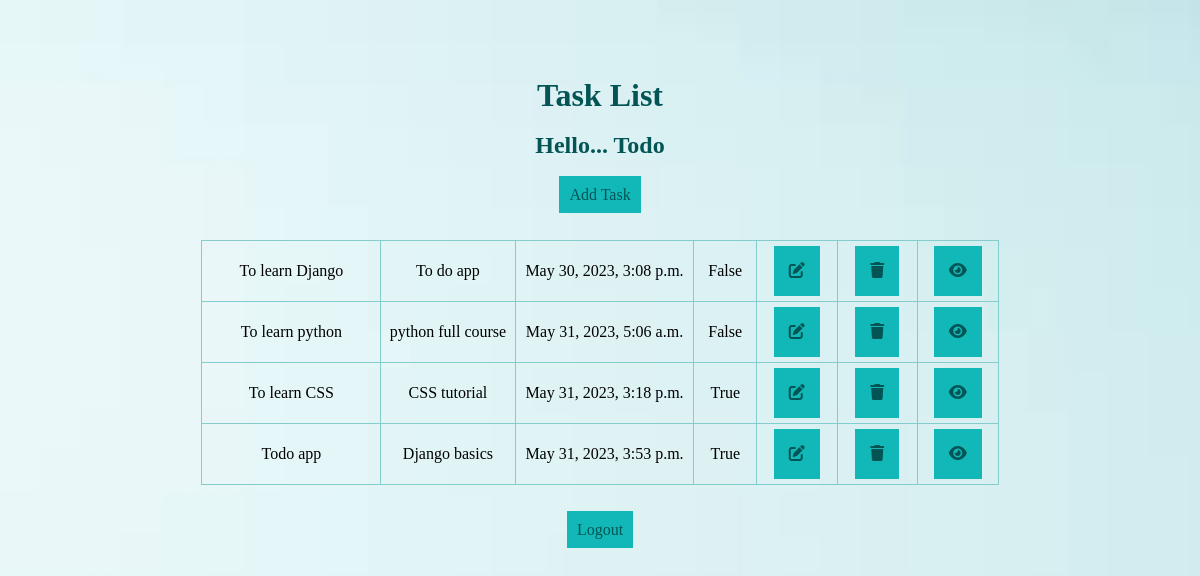
The page /tasklist/ (signed in) on the database as committed earlier.
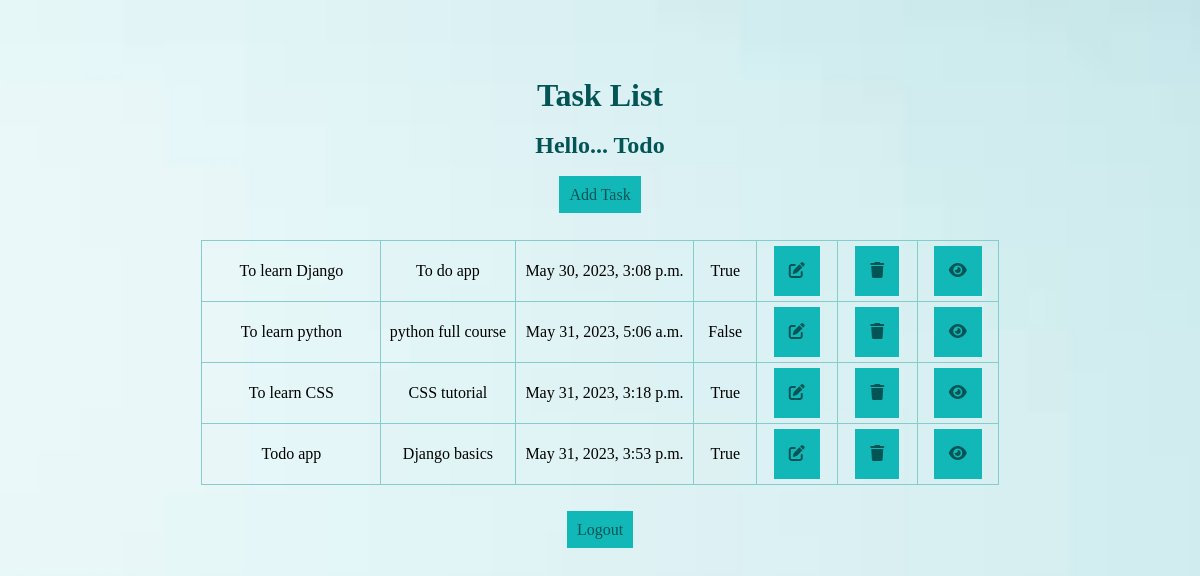
The same page on the database as committed later.
### todos/models.py (models this page shows, shortened)
class Task(models.Model):
    user = models.ForeignKey(User, on_delete=models.CASCADE, null=True, blank=True)
    title = models.CharField(max_length=150, null=True, blank=True)
    description = models.TextField(default='')
    completed = models.BooleanField(default=False)
    created = models.DateTimeField(auto_now_add=True)

### todos/views.py (the view)
# urls.py: path('tasklist/', TaskList.as_view(), name='task'),
class TaskList(LoginRequiredMixin, ListView):
    model = Task
    context_object_name = 'task'
    template_name = 'list.html'
    def get_context_data(self, **kwargs):
        context = super().get_context_data(**kwargs)
        context['task'] = context['task'].filter(user=self.request.user)
        context['count'] = context['task'].filter(completed=False).count()
        return context

### templates/list.html (shortened to what this page needs)
{% load static %}
<!DOCTYPE html>
<html lang="en">
<head>
    <link rel="stylesheet" href="https://cdnjs.cloudflare.com/ajax/libs/font-awesome/6.2.1/css/all.min.css" />
    <link rel="stylesheet" href="{% static 'liststyle.css' %}">
</head>
<body>
    <h1>Task List</h1>
    <div class="header-box">
        <h2>Hello... {{user.username | title}}</h2>
        <a  href="{% url 'task-create' %}" class="button">Add Task</a>
        <div class="task-items-wrapper">
<table class="center">
                {% for tasks in task %}
    <tr>
        <td style="width:20%; height:50px;">{{tasks.title}}</td>
        <td style="width:15%; height:50px;">{{tasks.description}}</td>
        <td style="width:20%; height:50px;">{{tasks.created}}</td>
        <td style="width:7%; height:50px;">{{tasks.completed}}</td>
                    <td style="width:9%; height:10px;"><a href="{% url 'task-update' tasks.id %}"><i class="fa fa-edit"></i></a></td>
                    <td style="width:9%; height:10px;"><a href="{% url 'task-delete' tasks.id %}"><i class="fa fa-trash"></i></a></td>
                    <td style="width:9%; height:10px;"><a href="{% url 'task-details' tasks.id %}"><i class="fa fa-eye"></i></a></td>
            </tr>
            {% endfor %}
</table>
        {% if request.user.is_authenticated %}
        <a href="{% url 'logout' %}"class="button">Logout</a>
        {% else %}
        <a href="{% url 'login' %}"class="button">Login</a>
        {% endif %}
 </div>
    </div>
</body>
</html>

Rows that differ between the two databases and show on the page:
changed Task "To learn Django": completed "False" → "True"
